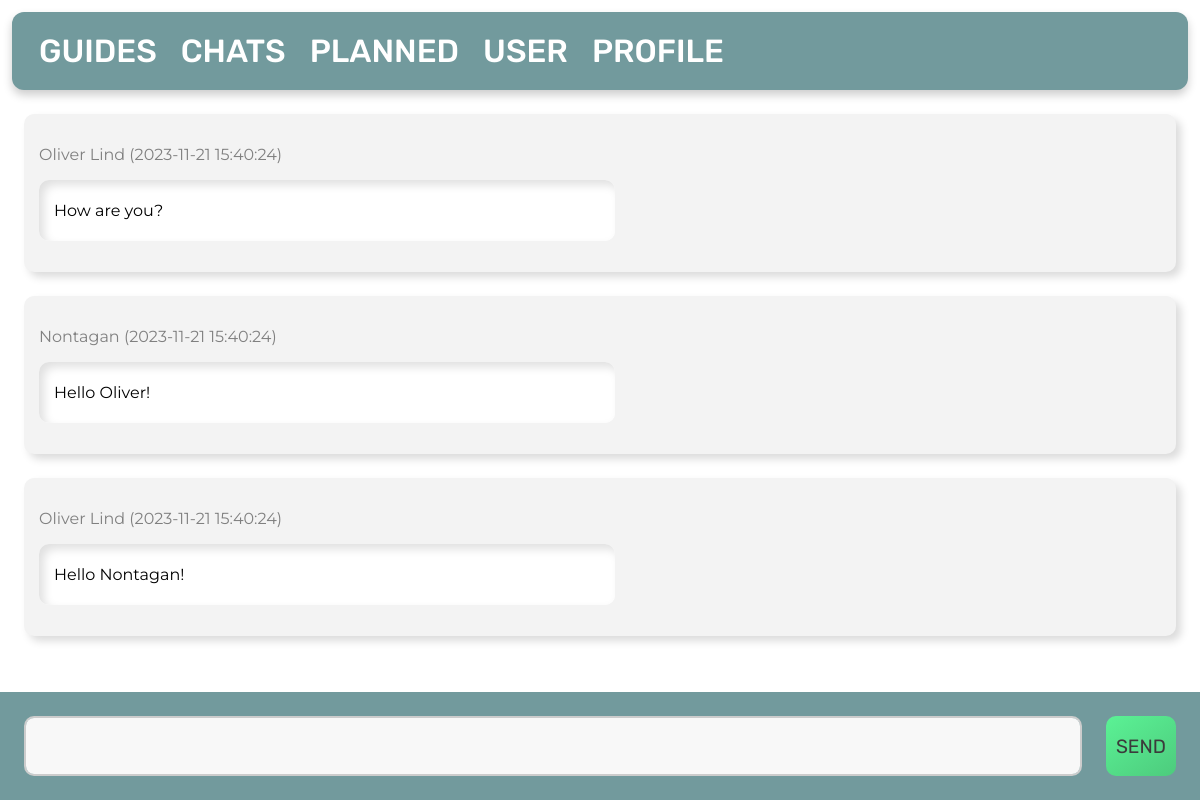
The page /1/message/ on the database as committed earlier.
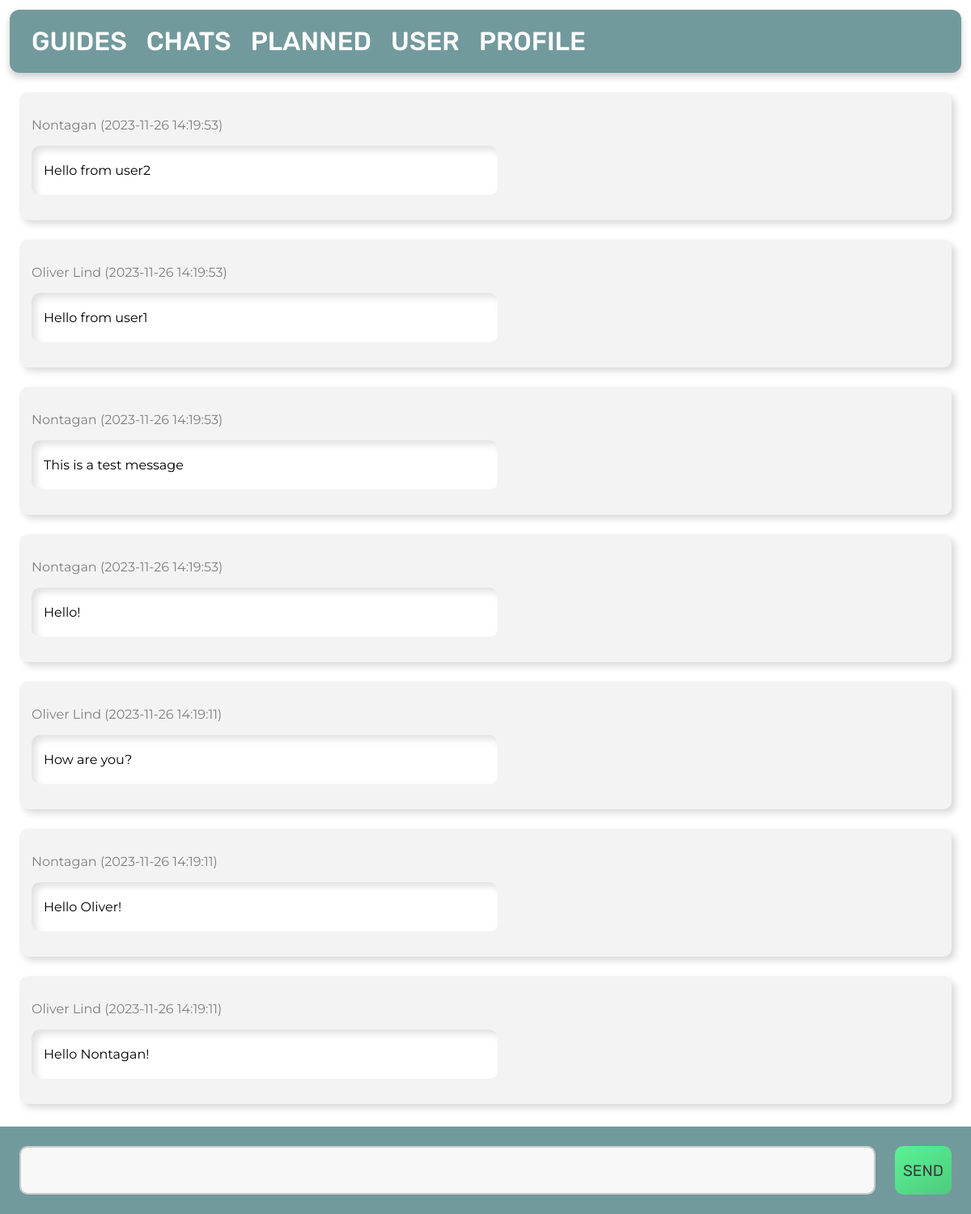
The same page on the database as committed later.
### tables this page shows
CREATE TABLE message
(
    id      INTEGER PRIMARY KEY AUTOINCREMENT,
    content TEXT,
    date    TIMESTAMP NOT NULL DEFAULT CURRENT_TIMESTAMP,
    inChat  INTEGER   NOT NULL,
    byUser  INTEGER   NOT NULL,
    FOREIGN KEY (byUser) REFERENCES user (id),
    FOREIGN KEY (inChat) REFERENCES chat (id)
);

CREATE TABLE user
(
    id        INTEGER PRIMARY KEY AUTOINCREMENT,
    firstname TEXT NOT NULL,
    lastname  TEXT NOT NULL,
    age       INTEGER,
    country   TEXT
);

### app.py (the view, shortened to what this page needs)
@app.route('/<int:id>/message/', methods=('GET', 'POST'))
def message(id):
    global user_id
    db = get_db_connection()
    message = db.execute(
        'SELECT * FROM message, chat, user WHERE chat.id = ? AND message.inChat = chat.id AND user.id = message.byUser ORDER BY message.id DESC',
        (id,)).fetchall()
    return render_template('message.html', message=message)

### app.py (called while the page is built)
def get_db_connection():
    db = sqlite3.connect('database.db')
    db.row_factory = sqlite3.Row
    return db

### templates/message.html
{% extends 'base.html' %}
{% block content %}
    {% for message in message %}
        <div class='post'>
            <p id="date">{{ message['firstname'] }} ({{ message['date'] }})</p>
            <div id="textsec">
                <p>{{ message['content'] }}</p>
            </div>
        </div>
    {% endfor %}
    <form id="message-form" method="post">
        <textarea id="messagearea" name="message" placeholder="Type here">
            {{ request.form['message'] }}
        </textarea>
        <button id="send-button" type="submit">SEND</button>
    </form>
{% endblock %}

Rows that differ between the two databases and show on the page:
added message: firstname "Nontagan", date "2023-11-26 14:19:53", content "Hello from user2"
added message: firstname "Oliver Lind", date "2023-11-26 14:19:53", content "Hello from user1"
now on this page (row edited): message: firstname "Nontagan", date "2023-11-26 14:19:53", content "This is a test message"
now on this page (row edited): message: firstname "Nontagan", date "2023-11-26 14:19:53", content "Hello!"
changed message "How are you?": date "2023-11-21 15:40:24" → "2023-11-26 14:19:11"
changed message "Hello Oliver!": date "2023-11-21 15:40:24" → "2023-11-26 14:19:11"
changed message "Hello Nontagan!": date "2023-11-21 15:40:24" → "2023-11-26 14:19:11"
